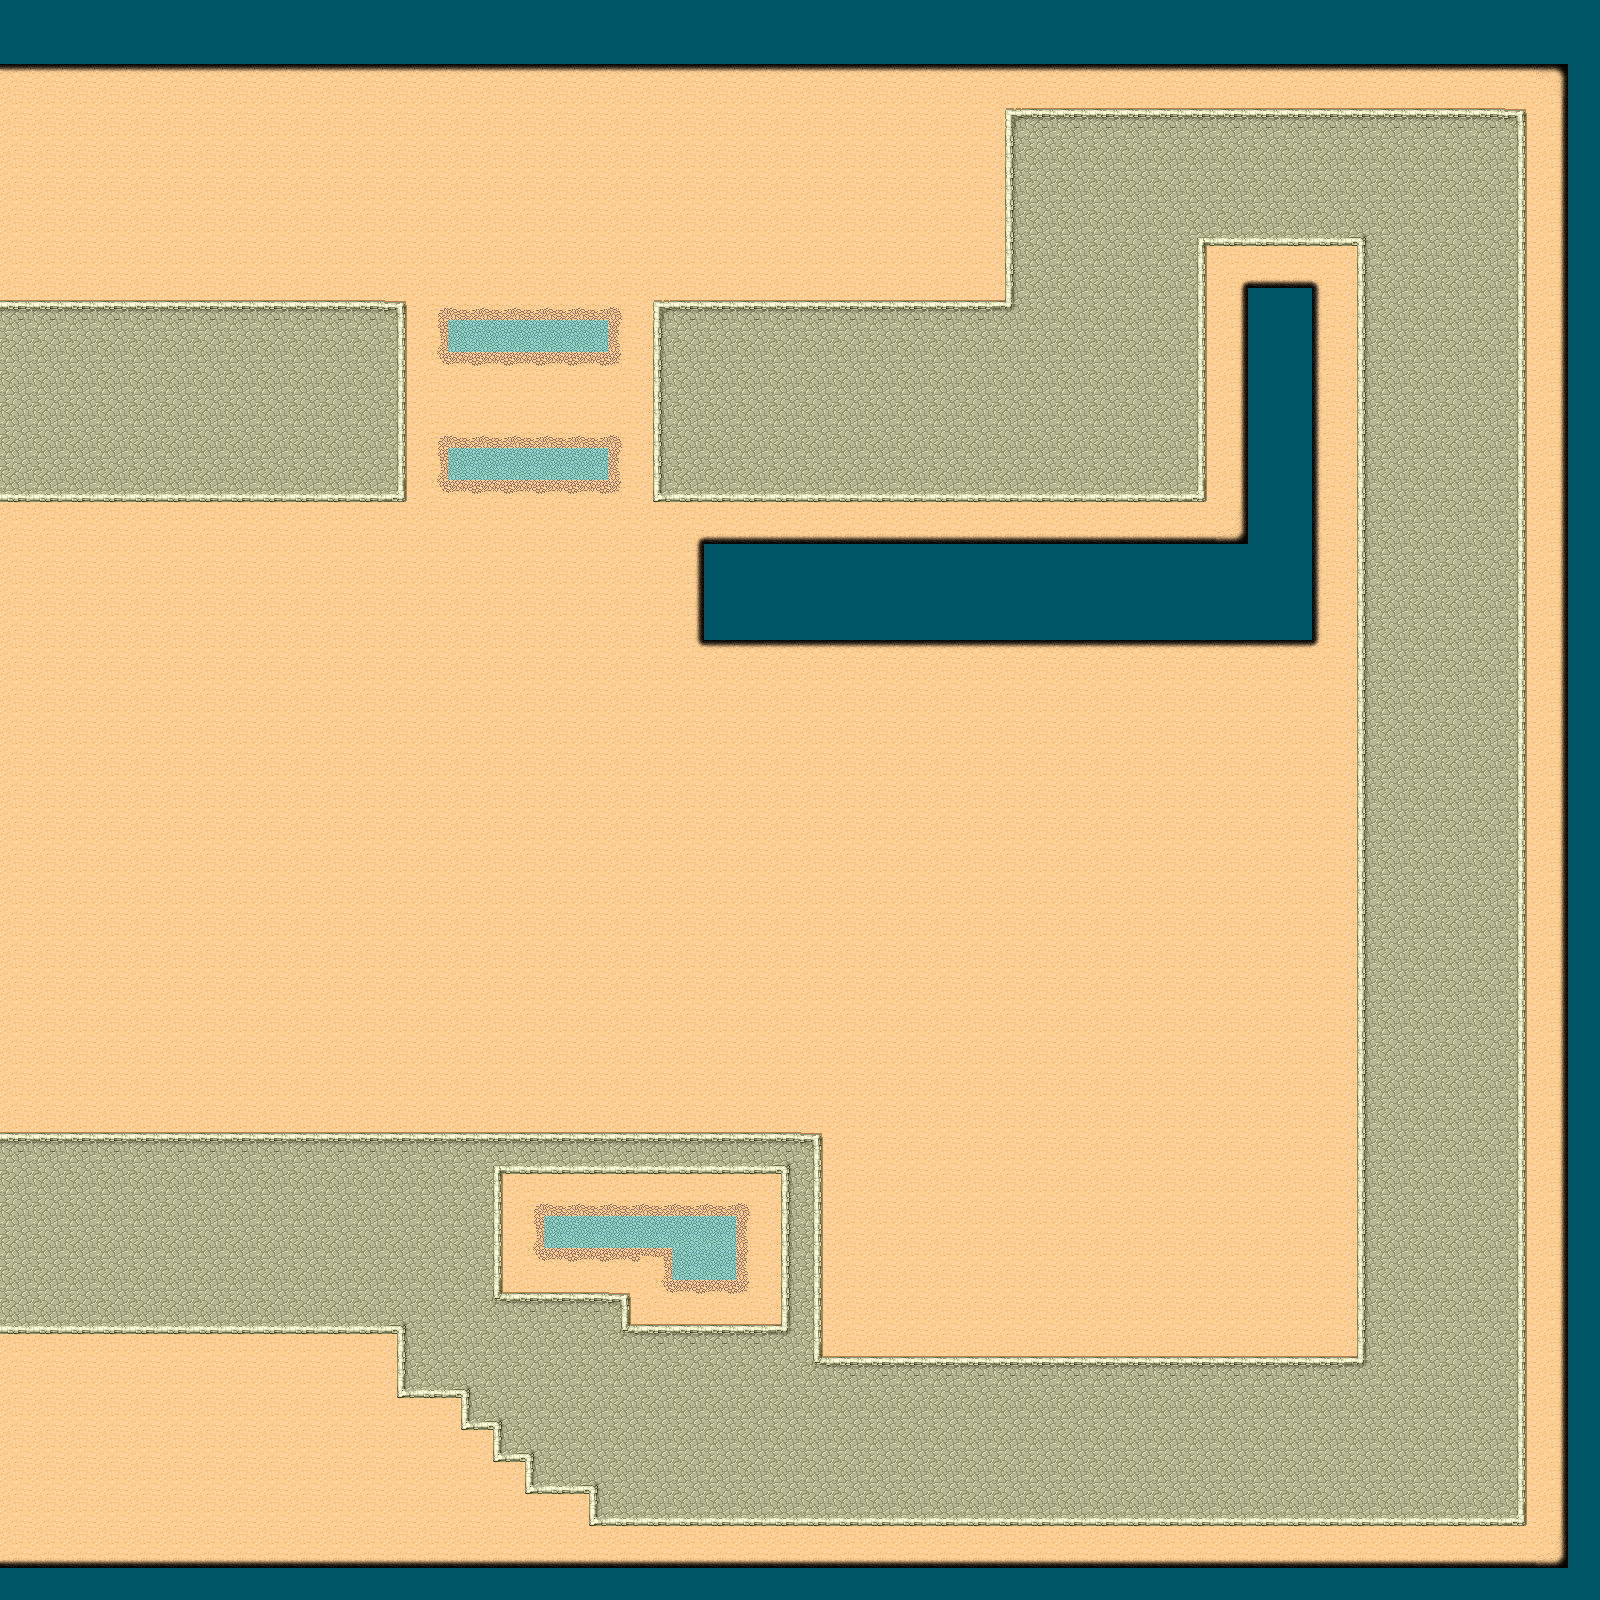

A 2D game scene composited from a Tiled map and its tileset images. What follows is a short description and the map's XML, with each tile layer's data collapsed to a summary:
An orthogonal 50x50 tile map with 32x32 px tiles, 4 tile layers (background, rough, drops, ramps), 3 tilesets and 5 objects (3x marker).

<map version="1.0" orientation="orthogonal" renderorder="right-down" width="50" height="50" tilewidth="32" tileheight="32" nextobjectid="7">
 <tileset firstgid="1" source="../../../tilesets/desert-with-pit.tsx" />
 <tileset firstgid="67" source="../../../tilesets/meta-tile.tsx" />
 <tileset firstgid="68" source="../../../tilesets/bathroom-obstacles.tsx" />
 <layer name="background" width="50" height="50">
  <data>[2500 cells, 2500 non-empty, 35 distinct tile ids]</data>
 </layer>
 <objectgroup name="obstacles">
  <object id="1" gid="73" x="884.034" y="646.653" rotation="192.793" />
  <object id="5" gid="71" x="843" y="1064" />
 </objectgroup>
 <objectgroup name="track">
  <object id="2" type="marker" x="548" y="35" width="590" height="37" rotation="90">
   <properties>
    <property name="finish-line-candidate" value="0" />
    <property name="index" value="0" />
   </properties>
  </object>
  <object id="4" type="marker" x="1599" y="840" width="484" height="37" rotation="180">
   <properties>
    <property name="finish-line-candidate" value="1" />
    <property name="index" value="1" />
   </properties>
  </object>
  <object id="6" type="marker" x="862" y="1569" width="484" height="37" rotation="270">
   <properties>
    <property name="finish-line-candidate" value="0" />
    <property name="index" value="2" />
   </properties>
  </object>
 </objectgroup>
 <layer name="rough" width="50" height="50">
  <data>[2500 cells, 18 non-empty, 1 distinct tile ids]</data>
 </layer>
 <layer name="drops" width="50" height="50">
  <data>[2500 cells, 270 non-empty, 1 distinct tile ids]</data>
 </layer>
 <layer name="ramps" width="50" height="50">
  <data>[2500 cells, 0 non-empty, 0 distinct tile ids]</data>
 </layer>
</map>
